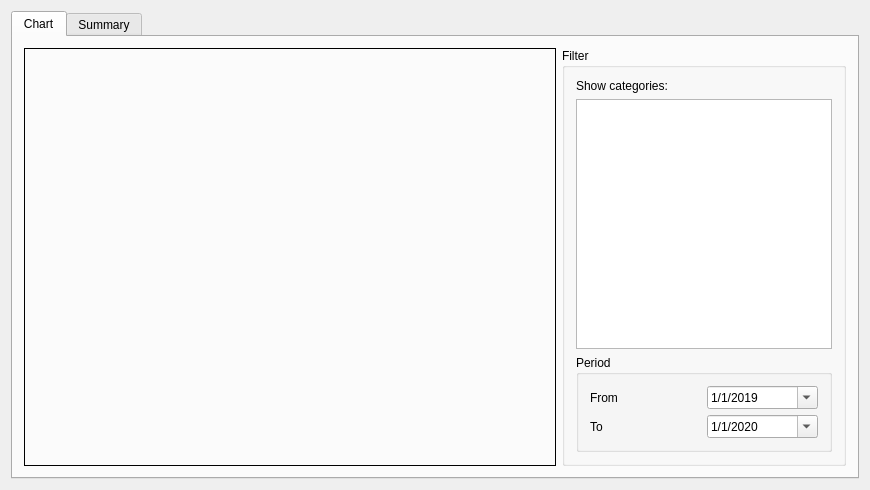
<?xml version="1.0" encoding="UTF-8"?>
<ui version="4.0">
 <class>StatisticsWindow</class>
 <widget class="QWidget" name="StatisticsWindow">
  <property name="geometry">
   <rect>
    <x>0</x>
    <y>0</y>
    <width>870</width>
    <height>490</height>
   </rect>
  </property>
  <property name="windowTitle">
   <string>TimerTrack Statistics</string>
  </property>
  <layout class="QGridLayout" name="gridLayout" rowstretch="0" columnstretch="1,0">
   <item row="0" column="0" colspan="2">
    <widget class="QTabWidget" name="tabWidget">
     <property name="currentIndex">
      <number>0</number>
     </property>
     <widget class="QWidget" name="tab_2">
      <attribute name="title">
       <string>Chart</string>
      </attribute>
      <layout class="QGridLayout" name="gridLayout_8" columnstretch="1,0">
       <item row="0" column="0">
        <widget class="QFrame" name="frame">
         <property name="frameShape">
          <enum>QFrame::Box</enum>
         </property>
         <property name="frameShadow">
          <enum>QFrame::Plain</enum>
         </property>
        </widget>
       </item>
       <item row="0" column="1">
        <widget class="QGroupBox" name="groupBox_10">
         <property name="title">
          <string>Filter</string>
         </property>
         <layout class="QGridLayout" name="gridLayout_14">
          <item row="0" column="0">
           <widget class="QLabel" name="label_7">
            <property name="text">
             <string>Show categories:</string>
            </property>
           </widget>
          </item>
          <item row="1" column="0">
           <widget class="QListWidget" name="categoriesList">
            <property name="selectionMode">
             <enum>QAbstractItemView::SingleSelection</enum>
            </property>
           </widget>
          </item>
          <item row="2" column="0">
           <widget class="QGroupBox" name="groupBox_7">
            <property name="title">
             <string>Period</string>
            </property>
            <layout class="QGridLayout" name="gridLayout_2">
             <item row="0" column="0">
              <widget class="QLabel" name="label_16">
               <property name="text">
                <string>From</string>
               </property>
              </widget>
             </item>
             <item row="0" column="1">
              <widget class="QDateTimeEdit" name="dateTimeEditFrom">
               <property name="dateTime">
                <datetime>
                 <hour>0</hour>
                 <minute>0</minute>
                 <second>0</second>
                 <year>2019</year>
                 <month>1</month>
                 <day>1</day>
                </datetime>
               </property>
               <property name="displayFormat">
                <string>M/d/yyyy</string>
               </property>
               <property name="calendarPopup">
                <bool>true</bool>
               </property>
              </widget>
             </item>
             <item row="1" column="0">
              <widget class="QLabel" name="label_17">
               <property name="text">
                <string>To</string>
               </property>
              </widget>
             </item>
             <item row="1" column="1">
              <widget class="QDateTimeEdit" name="dateTimeEditTo">
               <property name="dateTime">
                <datetime>
                 <hour>0</hour>
                 <minute>0</minute>
                 <second>0</second>
                 <year>2020</year>
                 <month>1</month>
                 <day>1</day>
                </datetime>
               </property>
               <property name="displayFormat">
                <string>M/d/yyyy</string>
               </property>
               <property name="calendarPopup">
                <bool>true</bool>
               </property>
              </widget>
             </item>
            </layout>
           </widget>
          </item>
         </layout>
        </widget>
       </item>
      </layout>
     </widget>
     <widget class="QWidget" name="tab">
      <attribute name="title">
       <string>Summary</string>
      </attribute>
      <layout class="QGridLayout" name="gridLayout_3">
       <item row="0" column="0">
        <widget class="QTableWidget" name="statisticsTable">
         <property name="sortingEnabled">
          <bool>true</bool>
         </property>
         <property name="wordWrap">
          <bool>false</bool>
         </property>
         <property name="columnCount">
          <number>0</number>
         </property>
        </widget>
       </item>
       <item row="1" column="0">
        <widget class="QFrame" name="frame_2">
         <property name="frameShape">
          <enum>QFrame::StyledPanel</enum>
         </property>
         <property name="frameShadow">
          <enum>QFrame::Raised</enum>
         </property>
         <layout class="QGridLayout" name="gridLayout_4">
          <item row="0" column="1">
           <widget class="QRadioButton" name="showInMinutes">
            <property name="text">
             <string>As time</string>
            </property>
           </widget>
          </item>
          <item row="0" column="0">
           <widget class="QRadioButton" name="showCount">
            <property name="text">
             <string>As number</string>
            </property>
            <property name="checked">
             <bool>true</bool>
            </property>
           </widget>
          </item>
          <item row="0" column="2">
           <spacer name="horizontalSpacer">
            <property name="orientation">
             <enum>Qt::Horizontal</enum>
            </property>
            <property name="sizeHint" stdset="0">
             <size>
              <width>40</width>
              <height>20</height>
             </size>
            </property>
           </spacer>
          </item>
         </layout>
        </widget>
       </item>
      </layout>
     </widget>
    </widget>
   </item>
  </layout>
 </widget>
 <layoutdefault spacing="6" margin="11"/>
 <resources/>
 <connections/>
</ui>
